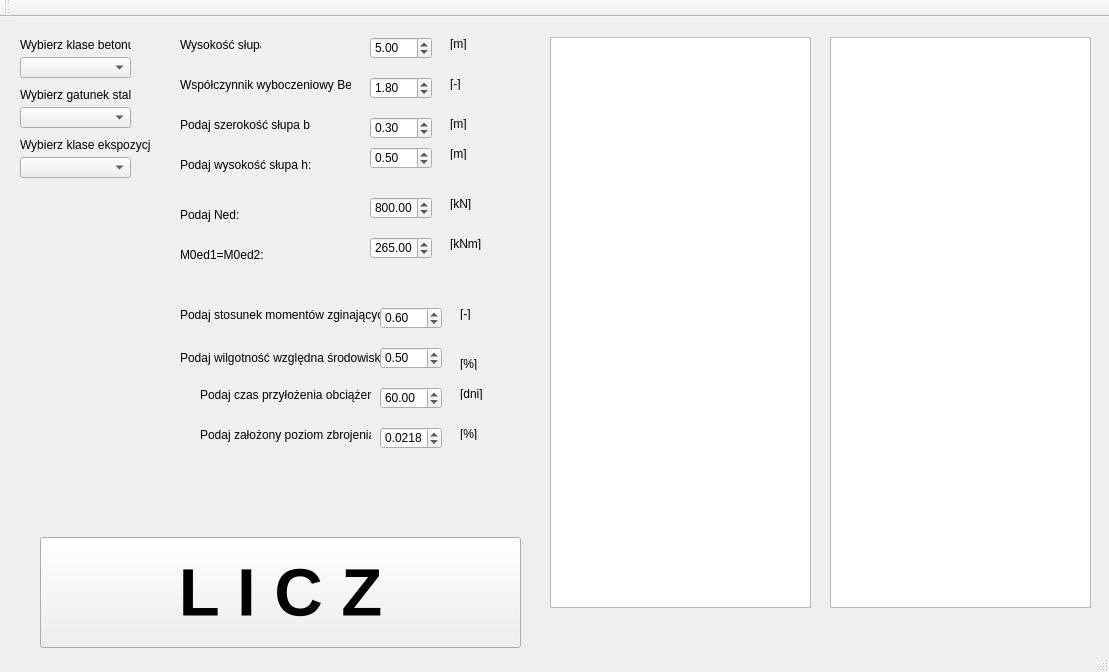
<?xml version="1.0" encoding="UTF-8"?>
<ui version="4.0">
 <class>MainWindow</class>
 <widget class="QMainWindow" name="MainWindow">
  <property name="geometry">
   <rect>
    <x>0</x>
    <y>0</y>
    <width>1109</width>
    <height>672</height>
   </rect>
  </property>
  <property name="windowTitle">
   <string>MainWindow</string>
  </property>
  <widget class="QWidget" name="centralWidget">
   <widget class="QComboBox" name="CombBet">
    <property name="geometry">
     <rect>
      <x>20</x>
      <y>40</y>
      <width>111</width>
      <height>21</height>
     </rect>
    </property>
   </widget>
   <widget class="QComboBox" name="CombStl">
    <property name="geometry">
     <rect>
      <x>20</x>
      <y>90</y>
      <width>111</width>
      <height>21</height>
     </rect>
    </property>
   </widget>
   <widget class="QComboBox" name="CombEks">
    <property name="geometry">
     <rect>
      <x>20</x>
      <y>140</y>
      <width>111</width>
      <height>21</height>
     </rect>
    </property>
   </widget>
   <widget class="QLabel" name="LabelBet">
    <property name="geometry">
     <rect>
      <x>20</x>
      <y>20</y>
      <width>111</width>
      <height>16</height>
     </rect>
    </property>
    <property name="text">
     <string>Wybierz klase betonu:</string>
    </property>
   </widget>
   <widget class="QLabel" name="LabelStl">
    <property name="geometry">
     <rect>
      <x>20</x>
      <y>70</y>
      <width>111</width>
      <height>16</height>
     </rect>
    </property>
    <property name="text">
     <string>Wybierz gatunek stali:</string>
    </property>
   </widget>
   <widget class="QLabel" name="LabelEks">
    <property name="geometry">
     <rect>
      <x>20</x>
      <y>120</y>
      <width>131</width>
      <height>16</height>
     </rect>
    </property>
    <property name="text">
     <string>Wybierz klase ekspozycji:</string>
    </property>
   </widget>
   <widget class="QLabel" name="label">
    <property name="geometry">
     <rect>
      <x>180</x>
      <y>60</y>
      <width>171</width>
      <height>16</height>
     </rect>
    </property>
    <property name="text">
     <string>Współczynnik wyboczeniowy Beta:</string>
    </property>
   </widget>
   <widget class="QLabel" name="label_2">
    <property name="geometry">
     <rect>
      <x>180</x>
      <y>190</y>
      <width>71</width>
      <height>16</height>
     </rect>
    </property>
    <property name="text">
     <string>Podaj Ned:</string>
    </property>
   </widget>
   <widget class="QLabel" name="label_3">
    <property name="geometry">
     <rect>
      <x>180</x>
      <y>100</y>
      <width>131</width>
      <height>16</height>
     </rect>
    </property>
    <property name="text">
     <string>Podaj szerokość słupa b:</string>
    </property>
   </widget>
   <widget class="QLabel" name="label_4">
    <property name="geometry">
     <rect>
      <x>180</x>
      <y>140</y>
      <width>131</width>
      <height>16</height>
     </rect>
    </property>
    <property name="text">
     <string>Podaj wysokość słupa h:</string>
    </property>
   </widget>
   <widget class="QLabel" name="label_5">
    <property name="geometry">
     <rect>
      <x>180</x>
      <y>230</y>
      <width>91</width>
      <height>16</height>
     </rect>
    </property>
    <property name="text">
     <string>M0ed1=M0ed2:</string>
    </property>
   </widget>
   <widget class="QLabel" name="label_6">
    <property name="geometry">
     <rect>
      <x>180</x>
      <y>290</y>
      <width>201</width>
      <height>16</height>
     </rect>
    </property>
    <property name="text">
     <string>Podaj stosunek momentów zginających:</string>
    </property>
   </widget>
   <widget class="QLabel" name="label_7">
    <property name="geometry">
     <rect>
      <x>180</x>
      <y>330</y>
      <width>201</width>
      <height>21</height>
     </rect>
    </property>
    <property name="text">
     <string>Podaj wilgotność względna środowiska:</string>
    </property>
   </widget>
   <widget class="QLabel" name="label_8">
    <property name="geometry">
     <rect>
      <x>200</x>
      <y>370</y>
      <width>171</width>
      <height>16</height>
     </rect>
    </property>
    <property name="text">
     <string>Podaj czas przyłożenia obciążenia:</string>
    </property>
   </widget>
   <widget class="QLabel" name="label_9">
    <property name="geometry">
     <rect>
      <x>180</x>
      <y>20</y>
      <width>81</width>
      <height>16</height>
     </rect>
    </property>
    <property name="text">
     <string>Wysokość słupa:</string>
    </property>
   </widget>
   <widget class="QDoubleSpinBox" name="wysslup">
    <property name="geometry">
     <rect>
      <x>370</x>
      <y>20</y>
      <width>62</width>
      <height>22</height>
     </rect>
    </property>
    <property name="locale">
     <locale language="English" country="UnitedStates"/>
    </property>
    <property name="value">
     <double>5.000000000000000</double>
    </property>
   </widget>
   <widget class="QDoubleSpinBox" name="beta">
    <property name="geometry">
     <rect>
      <x>370</x>
      <y>60</y>
      <width>62</width>
      <height>22</height>
     </rect>
    </property>
    <property name="locale">
     <locale language="English" country="UnitedStates"/>
    </property>
    <property name="value">
     <double>1.800000000000000</double>
    </property>
   </widget>
   <widget class="QDoubleSpinBox" name="szerb">
    <property name="geometry">
     <rect>
      <x>370</x>
      <y>100</y>
      <width>62</width>
      <height>22</height>
     </rect>
    </property>
    <property name="locale">
     <locale language="English" country="UnitedStates"/>
    </property>
    <property name="value">
     <double>0.300000000000000</double>
    </property>
   </widget>
   <widget class="QDoubleSpinBox" name="wysh">
    <property name="geometry">
     <rect>
      <x>370</x>
      <y>130</y>
      <width>62</width>
      <height>22</height>
     </rect>
    </property>
    <property name="locale">
     <locale language="English" country="UnitedStates"/>
    </property>
    <property name="value">
     <double>0.500000000000000</double>
    </property>
   </widget>
   <widget class="QDoubleSpinBox" name="Ned">
    <property name="geometry">
     <rect>
      <x>370</x>
      <y>180</y>
      <width>62</width>
      <height>22</height>
     </rect>
    </property>
    <property name="locale">
     <locale language="English" country="UnitedStates"/>
    </property>
    <property name="maximum">
     <double>2000105.989999999990687</double>
    </property>
    <property name="value">
     <double>800.000000000000000</double>
    </property>
   </widget>
   <widget class="QDoubleSpinBox" name="M0ed">
    <property name="geometry">
     <rect>
      <x>370</x>
      <y>220</y>
      <width>62</width>
      <height>22</height>
     </rect>
    </property>
    <property name="locale">
     <locale language="English" country="UnitedStates"/>
    </property>
    <property name="maximum">
     <double>2000000.000000000000000</double>
    </property>
    <property name="value">
     <double>265.000000000000000</double>
    </property>
   </widget>
   <widget class="QDoubleSpinBox" name="momzgi">
    <property name="geometry">
     <rect>
      <x>380</x>
      <y>290</y>
      <width>62</width>
      <height>22</height>
     </rect>
    </property>
    <property name="locale">
     <locale language="English" country="UnitedStates"/>
    </property>
    <property name="value">
     <double>0.600000000000000</double>
    </property>
   </widget>
   <widget class="QDoubleSpinBox" name="wilgot">
    <property name="geometry">
     <rect>
      <x>380</x>
      <y>330</y>
      <width>62</width>
      <height>22</height>
     </rect>
    </property>
    <property name="locale">
     <locale language="English" country="UnitedStates"/>
    </property>
    <property name="maximum">
     <double>100.000000000000000</double>
    </property>
    <property name="value">
     <double>0.500000000000000</double>
    </property>
   </widget>
   <widget class="QDoubleSpinBox" name="czasprzyl">
    <property name="geometry">
     <rect>
      <x>380</x>
      <y>370</y>
      <width>62</width>
      <height>22</height>
     </rect>
    </property>
    <property name="locale">
     <locale language="English" country="UnitedStates"/>
    </property>
    <property name="maximum">
     <double>360.000000000000000</double>
    </property>
    <property name="value">
     <double>60.000000000000000</double>
    </property>
   </widget>
   <widget class="QLabel" name="label_10">
    <property name="geometry">
     <rect>
      <x>450</x>
      <y>20</y>
      <width>47</width>
      <height>13</height>
     </rect>
    </property>
    <property name="text">
     <string>[m]</string>
    </property>
   </widget>
   <widget class="QLabel" name="label_11">
    <property name="geometry">
     <rect>
      <x>450</x>
      <y>60</y>
      <width>47</width>
      <height>13</height>
     </rect>
    </property>
    <property name="text">
     <string>[-]</string>
    </property>
   </widget>
   <widget class="QLabel" name="label_12">
    <property name="geometry">
     <rect>
      <x>450</x>
      <y>100</y>
      <width>47</width>
      <height>13</height>
     </rect>
    </property>
    <property name="text">
     <string>[m]</string>
    </property>
   </widget>
   <widget class="QLabel" name="label_13">
    <property name="geometry">
     <rect>
      <x>450</x>
      <y>130</y>
      <width>47</width>
      <height>13</height>
     </rect>
    </property>
    <property name="text">
     <string>[m]</string>
    </property>
   </widget>
   <widget class="QLabel" name="label_14">
    <property name="geometry">
     <rect>
      <x>450</x>
      <y>180</y>
      <width>47</width>
      <height>13</height>
     </rect>
    </property>
    <property name="text">
     <string>[kN]</string>
    </property>
   </widget>
   <widget class="QLabel" name="label_15">
    <property name="geometry">
     <rect>
      <x>450</x>
      <y>220</y>
      <width>47</width>
      <height>13</height>
     </rect>
    </property>
    <property name="text">
     <string>[kNm]</string>
    </property>
   </widget>
   <widget class="QLabel" name="label_16">
    <property name="geometry">
     <rect>
      <x>460</x>
      <y>290</y>
      <width>47</width>
      <height>13</height>
     </rect>
    </property>
    <property name="text">
     <string>[-]</string>
    </property>
   </widget>
   <widget class="QLabel" name="label_17">
    <property name="geometry">
     <rect>
      <x>460</x>
      <y>340</y>
      <width>47</width>
      <height>13</height>
     </rect>
    </property>
    <property name="text">
     <string>[%]</string>
    </property>
   </widget>
   <widget class="QLabel" name="label_18">
    <property name="geometry">
     <rect>
      <x>460</x>
      <y>370</y>
      <width>47</width>
      <height>13</height>
     </rect>
    </property>
    <property name="text">
     <string>[dni]</string>
    </property>
   </widget>
   <widget class="QListView" name="listView">
    <property name="geometry">
     <rect>
      <x>550</x>
      <y>20</y>
      <width>261</width>
      <height>571</height>
     </rect>
    </property>
   </widget>
   <widget class="QListView" name="listView_2">
    <property name="geometry">
     <rect>
      <x>830</x>
      <y>20</y>
      <width>261</width>
      <height>571</height>
     </rect>
    </property>
   </widget>
   <widget class="QPushButton" name="pushButton">
    <property name="geometry">
     <rect>
      <x>40</x>
      <y>520</y>
      <width>481</width>
      <height>111</height>
     </rect>
    </property>
    <property name="font">
     <font>
      <pointsize>50</pointsize>
      <weight>75</weight>
      <italic>false</italic>
      <bold>true</bold>
      <underline>false</underline>
      <strikeout>false</strikeout>
      <stylestrategy>PreferAntialias</stylestrategy>
     </font>
    </property>
    <property name="text">
     <string>L I C Z</string>
    </property>
   </widget>
   <widget class="QDoubleSpinBox" name="rob">
    <property name="geometry">
     <rect>
      <x>380</x>
      <y>410</y>
      <width>62</width>
      <height>22</height>
     </rect>
    </property>
    <property name="locale">
     <locale language="English" country="UnitedStates"/>
    </property>
    <property name="decimals">
     <number>4</number>
    </property>
    <property name="maximum">
     <double>100.000000000000000</double>
    </property>
    <property name="value">
     <double>0.021800000000000</double>
    </property>
   </widget>
   <widget class="QLabel" name="label_19">
    <property name="geometry">
     <rect>
      <x>200</x>
      <y>410</y>
      <width>171</width>
      <height>16</height>
     </rect>
    </property>
    <property name="text">
     <string>Podaj założony poziom zbrojenia</string>
    </property>
   </widget>
   <widget class="QLabel" name="label_20">
    <property name="geometry">
     <rect>
      <x>460</x>
      <y>410</y>
      <width>47</width>
      <height>13</height>
     </rect>
    </property>
    <property name="text">
     <string>[%]</string>
    </property>
   </widget>
  </widget>
  <widget class="QMenuBar" name="menuBar">
   <property name="geometry">
    <rect>
     <x>0</x>
     <y>0</y>
     <width>1109</width>
     <height>20</height>
    </rect>
   </property>
  </widget>
  <widget class="QToolBar" name="mainToolBar">
   <attribute name="toolBarArea">
    <enum>TopToolBarArea</enum>
   </attribute>
   <attribute name="toolBarBreak">
    <bool>false</bool>
   </attribute>
  </widget>
  <widget class="QStatusBar" name="statusBar"/>
 </widget>
 <layoutdefault spacing="6" margin="11"/>
 <resources/>
 <connections/>
</ui>
